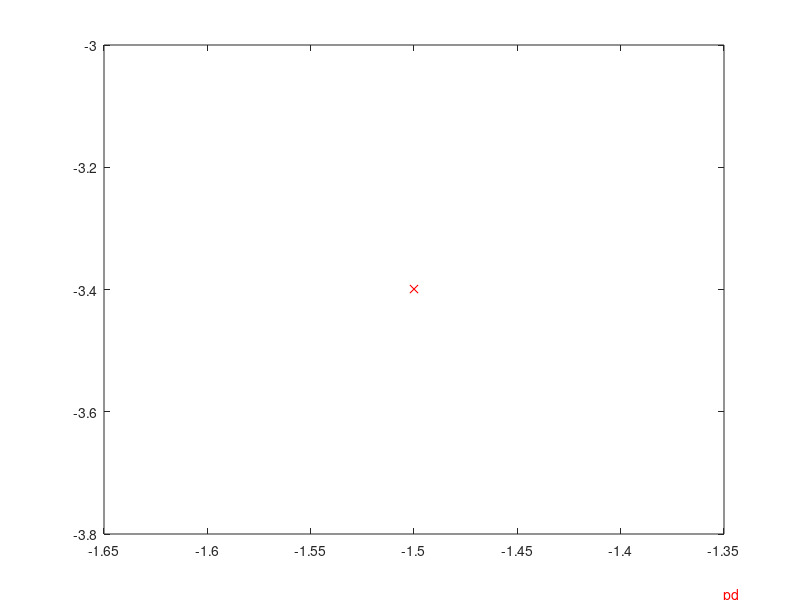
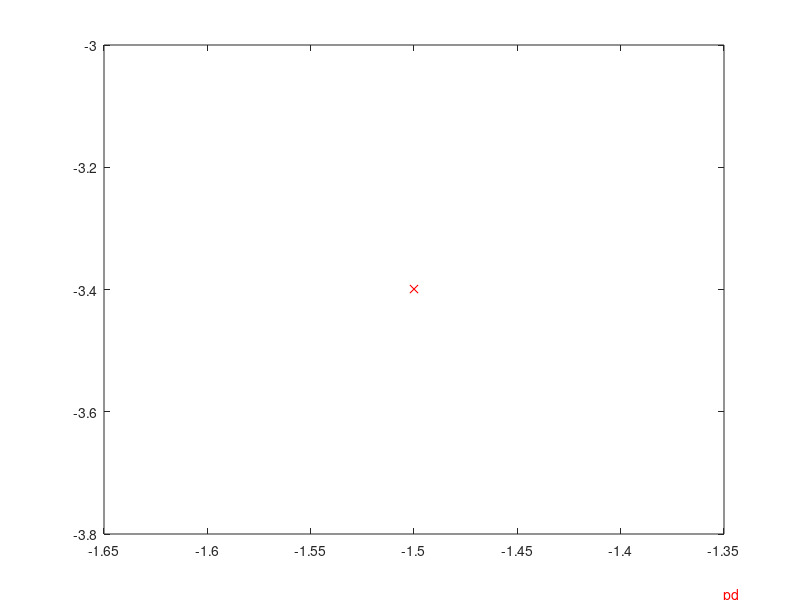
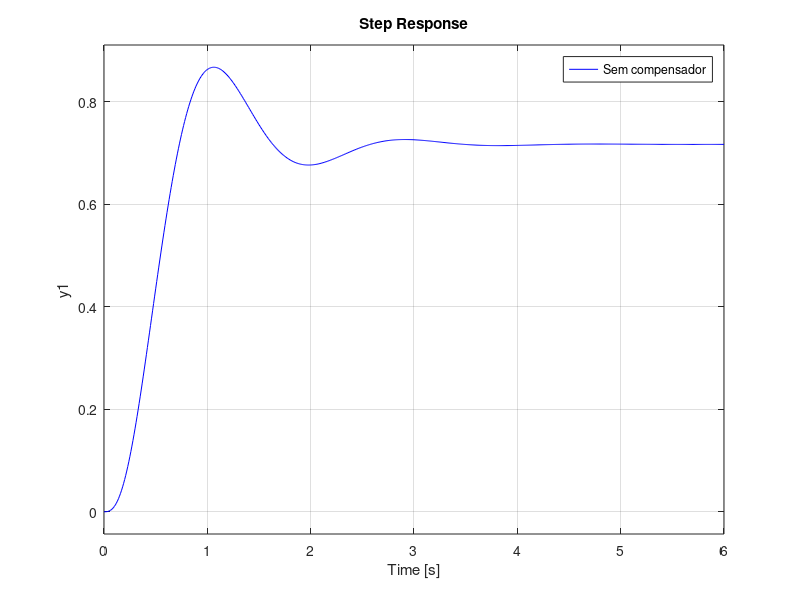
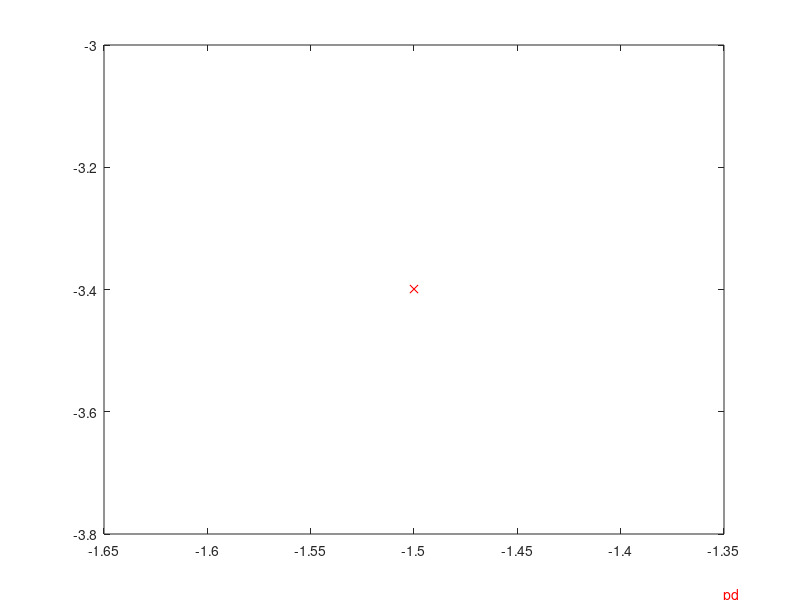

These charts were generated, in order, by the following MATLAB code:
clear, clc, close all
%% Compensador por avanço e atraso de fase
% Máximo sobressinal 25%; Tempo de acomodação 2s (5%); Erro regime 5%
num = 1; den = conv(conv([1 1],[1 4]),[1 6]); G_ma = tf(num,den);
figure('Name','LR do sistema sem compensador'), hold on
rlocus(G_ma)
%
k = 70.5; %[k,p] = rlocfind(G_ma);
G_mf = feedback(k*G_ma,1);

% Especificações de desempenho:
Mp_d = 25/100; ts_d = 2; ess_d = 5/100; 
v = [4.6, 4, 3]; crit = 3; %Critérios [1% 2% 5%]

% Parâmetros:
zeta_d = sqrt((log(Mp_d)/pi)^2/(1 + (log(Mp_d)/pi)^2)); wn_d = v(crit)/zeta_d*1/ts_d;
sgrid(zeta_d,wn_d)

% Polo desejado:
sig = zeta_d*wn_d; wd = wn_d*sqrt(1-zeta_d^2); pd = [-sig + wd*1i, -sig - wd*1i];
plot(-sig,wd,'rx'), plot(-sig,-wd,'rx')
text(-sig+0.15,+wd+0.5,'pd','color','r')
text(-sig+0.15,-wd-0.5,'pd','color','r')
hold off

% Projeto de compensador por avanço de fase:
zc_av = -sig;
poles = pole(G_ma);
zeros = zero(G_ma);
theta_pc_av = - pi + pi/2;
for i = 1:length(poles)
    theta_pc_av = theta_pc_av - atan(wd/(poles(i) - zc_av)); 
end
% for i = 1:length(zeros)
%     theta_pc_av = theta_pc_av + atan(wd/(zeros(i) - zc_av)); 
% end
pc_av = wd/tan(theta_pc_av) + zc_av;

% Adicionar pc_av e zc_av ao sistema:
num2 = conv(num,[1 -zc_av]); den2 = conv(den,[1 -pc_av]); Gc_av_ma = tf(num2,den2); 
figure('Name','LR com polo e zero do compensador por avanço de fase'), hold on
rlocus(Gc_av_ma), sgrid(zeta_d,wn_d) 
text(zc_av+0.05,0.15,'z_c^{av}','color','b')
text(pc_av+0.05,0.15,'p_c^{av}','color','b')
plot(-sig,wd,'rx'), plot(-sig,-wd,'rx')
text(-sig+0.15,+wd+0.5,'pd','color','r')
text(-sig+0.15,-wd-0.5,'pd','color','r')
kc_av = 82.8; %[Kc,Pd] = rlocfind(G_av_ma);
Gc_av_mf = feedback(kc_av*Gc_av_ma,1);

% Verificação da resposta transitória - Entrada degrau
t = 0:0.01:6;
figure('Name', 'Resposta degrau da FT de malha fechada'), hold on
step(G_mf,t,'r')
step(Gc_av_mf,t,'b')
legend('Sem compensador','Com compensador de avanço de fase'), grid on

% Constante de erro estático
kp = k; % Constante de Posição
for i = 1:length(poles)
    kp = kp/abs(poles(i)); 
end
As = 1; % Degrau Unitário
kp_d = (As - ess_d)/ess_d;

% Adicionar pc_at e zc_at ao sistema:
alpha = kp_d/kp; 
pc_at = 0.1; zc_at = pc_at*alpha;
num3 = conv(num2,[1 zc_at]); den3 = conv(den2,[1 pc_at]); Gc_ma = tf(num3,den3);
figure('Name','LR com polo e zero do compensador por atraso de fase'), hold on
rlocus(Gc_ma), sgrid(zeta_d,wn_d) 
text(zc_av+0.05,0.15,'z_c^{av}','color','b')
text(pc_av+0.05,0.15,'p_c^{av}','color','b')
text(-zc_at+0.05,0.15,'z_c^{at}','color','g')
text(-pc_at+0.05,0.15,'p_c^{at}','color','g') 
plot(-sig,wd,'rx'), plot(-sig,-wd,'rx')
text(-sig+0.15,+wd+0.5,'pd','color','r')
text(-sig+0.15,-wd-0.5,'pd','color','r')

% Achar ganho final
kc = 76.7; %[Kc,pd] = rlocfind(Gc_ma)
Gc_mf = feedback(kc*Gc_ma,1);

% Verificação da resposta transitória - Entrada degrau
t = 0:0.01:6;
figure('Name', 'Resposta degrau da FT de malha fechada'), hold on
step(G_mf,t,'r')
step(Gc_av_mf,t,'b')
step(Gc_mf,t,'g')
legend('Sem compensador','Com compensador de avanço de fase','Com compensador de avanço e atraso de fase'), grid on

% Ajustes finos
p_af = pc_av - 0.525; z_af = zc_av + 0;
num4 = conv(conv(num,[1 -z_af]),[1 zc_at]); den4 = conv(conv(den,[1 -p_af]),[1 pc_at]); Gc_ma_final = tf(num4,den4);
figure('Name','LR após ajustes finos'), hold on 
rlocus(Gc_ma_final), sgrid(zeta_d,wn_d) 

kc_final = 90; %[Kc,pd] = rlocfind(Gc_ma_final)
Gc_mf_final = feedback(kc_final*Gc_ma_final,1);

% Verificação após ajustes finos
t = 0:0.01:6;
figure('Name', 'Resposta degrau da FT de malha fechada'), hold on
step(G_mf,t,'r')
step(Gc_av_mf,t,'b')
step(Gc_mf,t,'g')
step(Gc_mf_final,t,'k')
legend('Sem compensador','Com compensador de avanço de fase','Com compensador de avanço e atraso de fase','Após ajustes finos'), grid on
